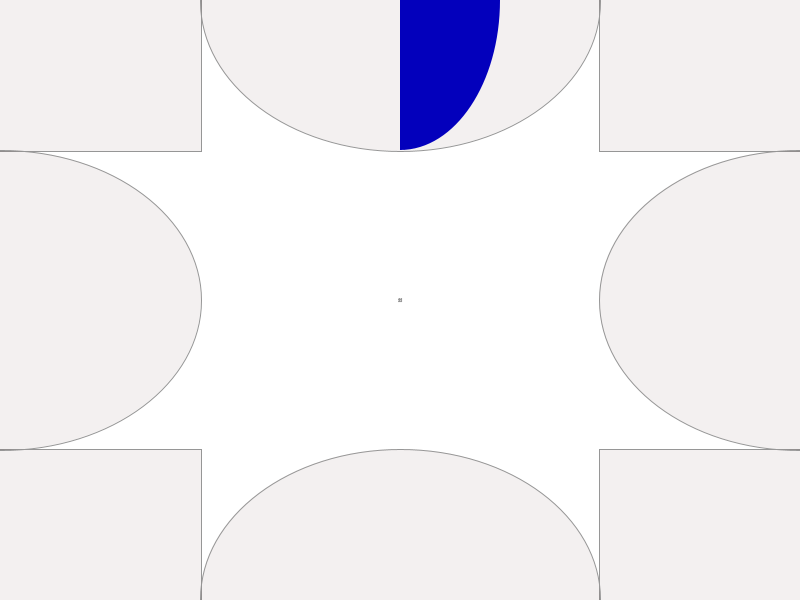
Frame 1 (no input)
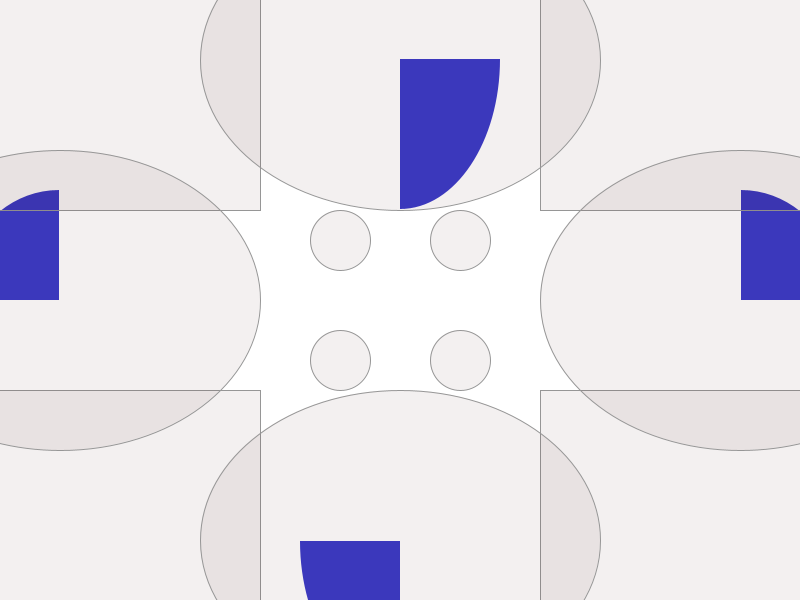
Frame 60 (the mouse pressed at the canvas centre just before this capture)
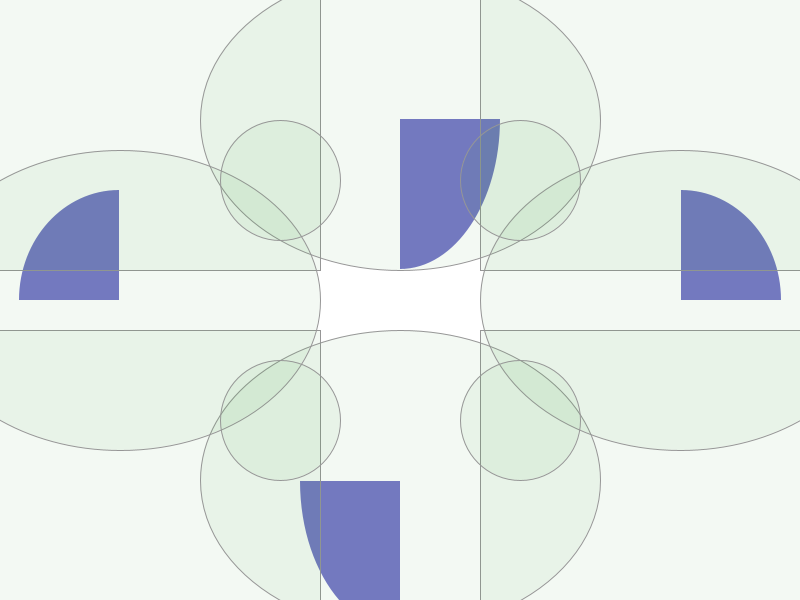
Frame 120 (the mouse held since frame 60 and released just before this capture)

The Processing sketch that drew these frames (run headless with seeded random() and noise(); from frame 60 on, the mouse is pressed at the canvas centre):

// Processing sketch: processing_1431
// ── processing_1431.pde

float a = 0;
float b = 0;

void setup() {
  size(800, 600);
  smooth();
  frameRate(20);
}

void draw() {
  background(255);
  noStroke();
  if (a >= width/2) {
    fill(250, 157, 8);
    arc(0, 0, 200, 220, PI, TWO_PI - PI/2);
    arc(0, 0, 200, 220, TWO_PI - PI/2, TWO_PI);
    a = mouseX;
    }
  if (b >= height/2) {
    fill(250, 157, 8);
    arc(width/2, b, 200, 300, 0, PI/2);
    arc(width/2, height - b, 200, 300, PI/2, PI);
    b = mouseY;
   }
    else 
    fill(a, b, 200);
    arc(width/2, b, 200, 300, 0, PI/2);
    arc(width/2, height - b, 200, 300, PI/2, PI);
    arc(a, height/2, 200, 220, PI, TWO_PI - PI/2);
    arc(width - a, height/2, 200, 220, TWO_PI - PI/2, TWO_PI);
    a += 1;
    b += 1;
    fill(50, mouseX - 250, mouseY - 250, 15);
    stroke(150);
    rectMode(CENTER);
    rect(a, b, width/2, height/2); 
    rect(width - a, b, width/2, height/2);
    rect(a, height - b, width/2, height/2);
    rect(width - a, height - b, width/2, height/2);  
    ellipse(width/2, b, width/2, height/2);
    ellipse(width/2, height - b, width/2, height/2);
    ellipse(a, height/2, width/2, height/2);
    ellipse(width - a, height/2, width/2, height/2);
    ellipse(width/2 - a, height/2 - b, a, b);
    ellipse(width/2 + a, height/2 + b, a, b);
    ellipse(width/2 - a, height/2 + b, a, b);
    ellipse(width/2 + a, height/2 - b, a, b);
}
